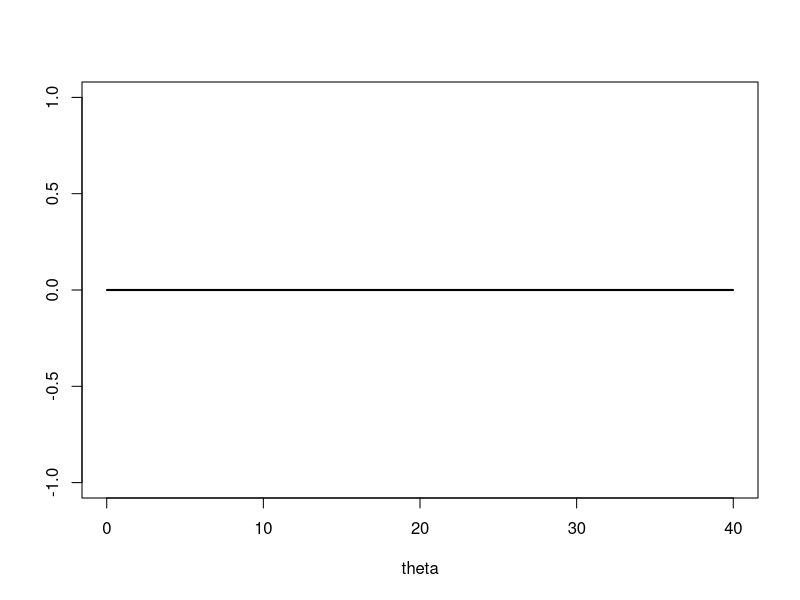
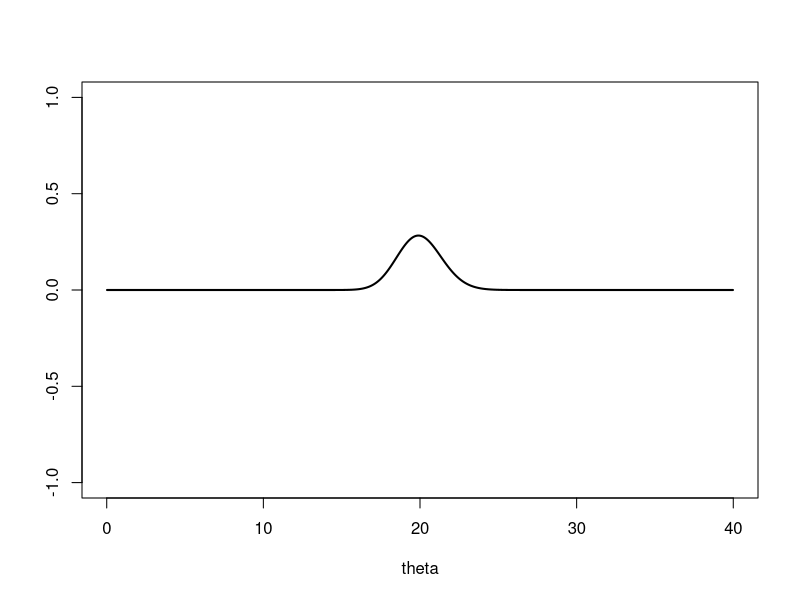
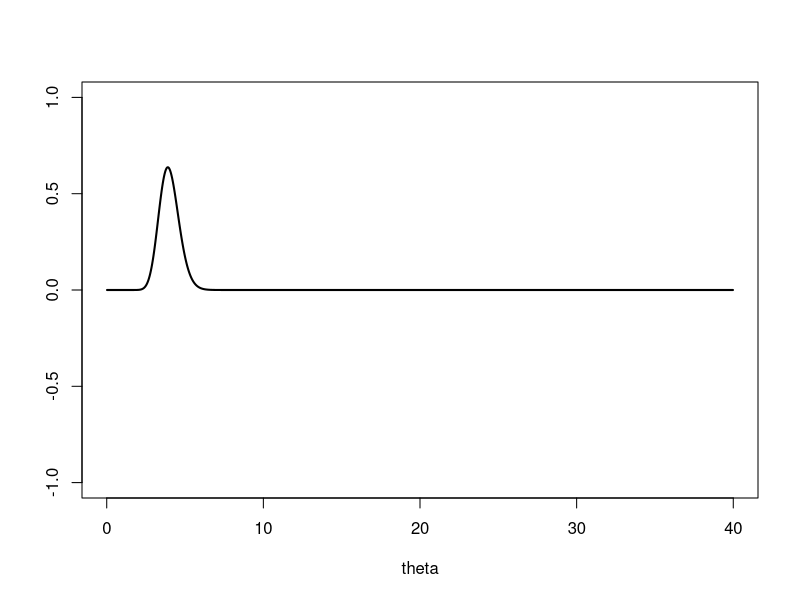
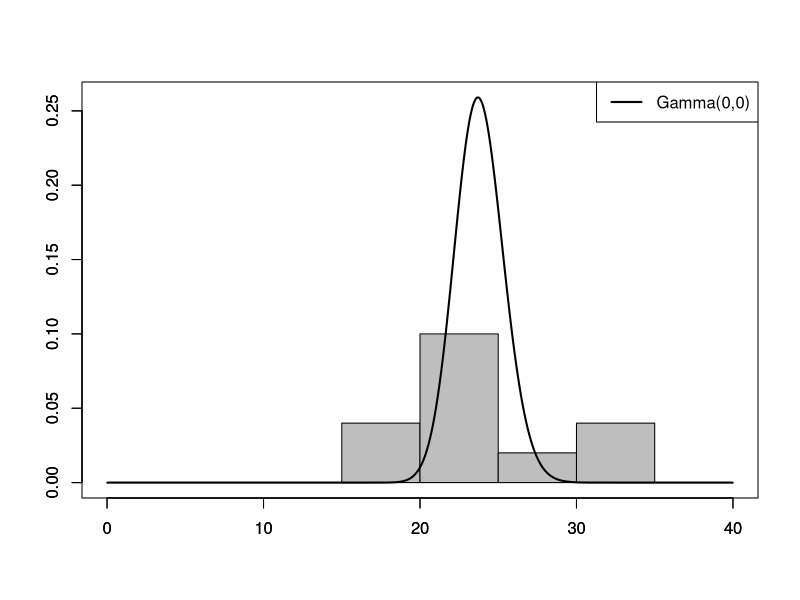
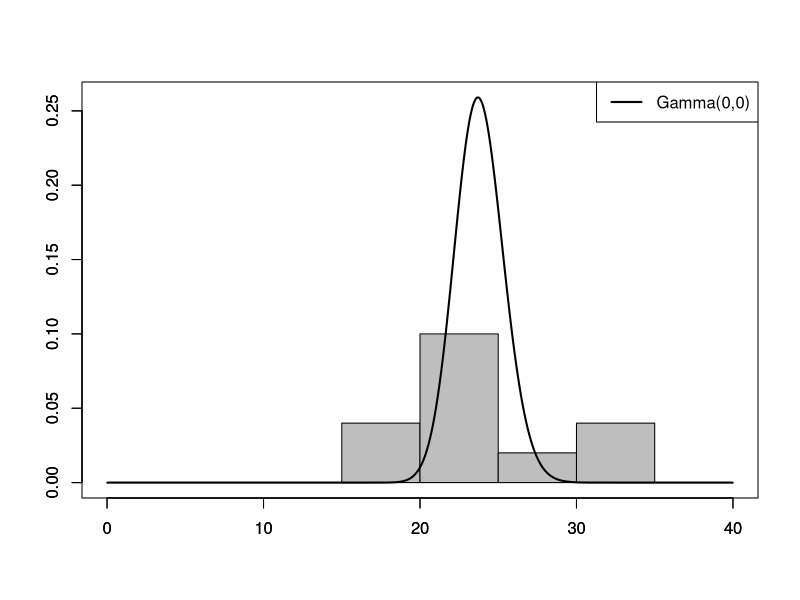
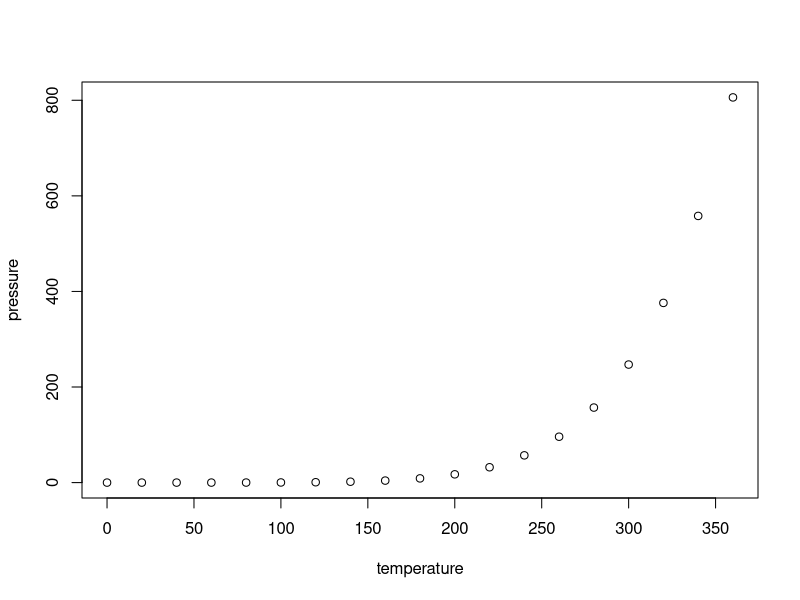

Reproduce these figures in R, in order.
## ---- chunk 1
knitr::opts_chunk$set(echo = TRUE)
## ---- chunk 2
#####
#Question 7
#####

#a
data <- read.table("data/planes.txt",header=T)
attach(data)
sumfatal <- sum(fatal)
n <- length(fatal)
##### looking at different Gamma priors #####
theta <- ppoints(1000)*40
gammaprior1 <- dgamma(theta,shape=0,rate=0)
minplot <- min(gammaprior1)
maxplot <- max(gammaprior1)
plot(theta,gammaprior1,type="l",ylim=c(minplot,maxplot),lwd=2,ylab="")
#set the prior to be stronger
gammaprior1 <- dgamma(theta,shape=200,rate=10)
plot(theta,gammaprior1,type="l",ylim=c(minplot,maxplot),lwd=2,ylab="")
#set the prior to be  off
gammaprior1 <- dgamma(theta,shape=40,rate=10)
plot(theta,gammaprior1,type="l",ylim=c(minplot,maxplot),lwd=2,ylab="")
## now plot the posterior distribution
gammaposterior1 <- dgamma(theta,shape=(sumfatal+0),rate=(n+0))
minplot <- min(gammaposterior1)
maxplot <- max(gammaposterior1)
hist(fatal,xlim=c(0,40),ylim=c(minplot,maxplot),prob=T,col="gray",xlab="",ylab="",main="")
par(new=T)
plot(theta,gammaposterior1,type="l",xlim=c(0,40),ylim=c(minplot,maxplot),lwd=2,xlab="",ylab="",main="")
legend("topright",c("Gamma(0,0)"),col=c(1:4),lwd=2)


#b
###use samples from the posterior distribution to obtain samples from the
#posterior predictive distribution
gammaposterior1 <- dgamma(theta,shape=(sumfatal+0),rate=(n+0))
minplot <- min(gammaposterior1)
maxplot <- max(gammaposterior1)
hist(fatal,xlim=c(0,40),ylim=c(minplot,maxplot),prob=T,col="gray",xlab="",ylab="",main="")
par(new=T)
plot(theta,gammaposterior1,type="l",xlim=c(0,40),ylim=c(minplot,maxplot),lwd=2,xlab="",ylab="",main="")
legend("topright",c("Gamma(0,0)"),col=c(1:4),lwd=2)

##compute a 95% interval

theta <- rgamma(1000, 238)/10
y1986 <- rpois(1000,theta)
print(sort(y1986)[c(25,976)])
## ---- chunk 3
plot(pressure)
